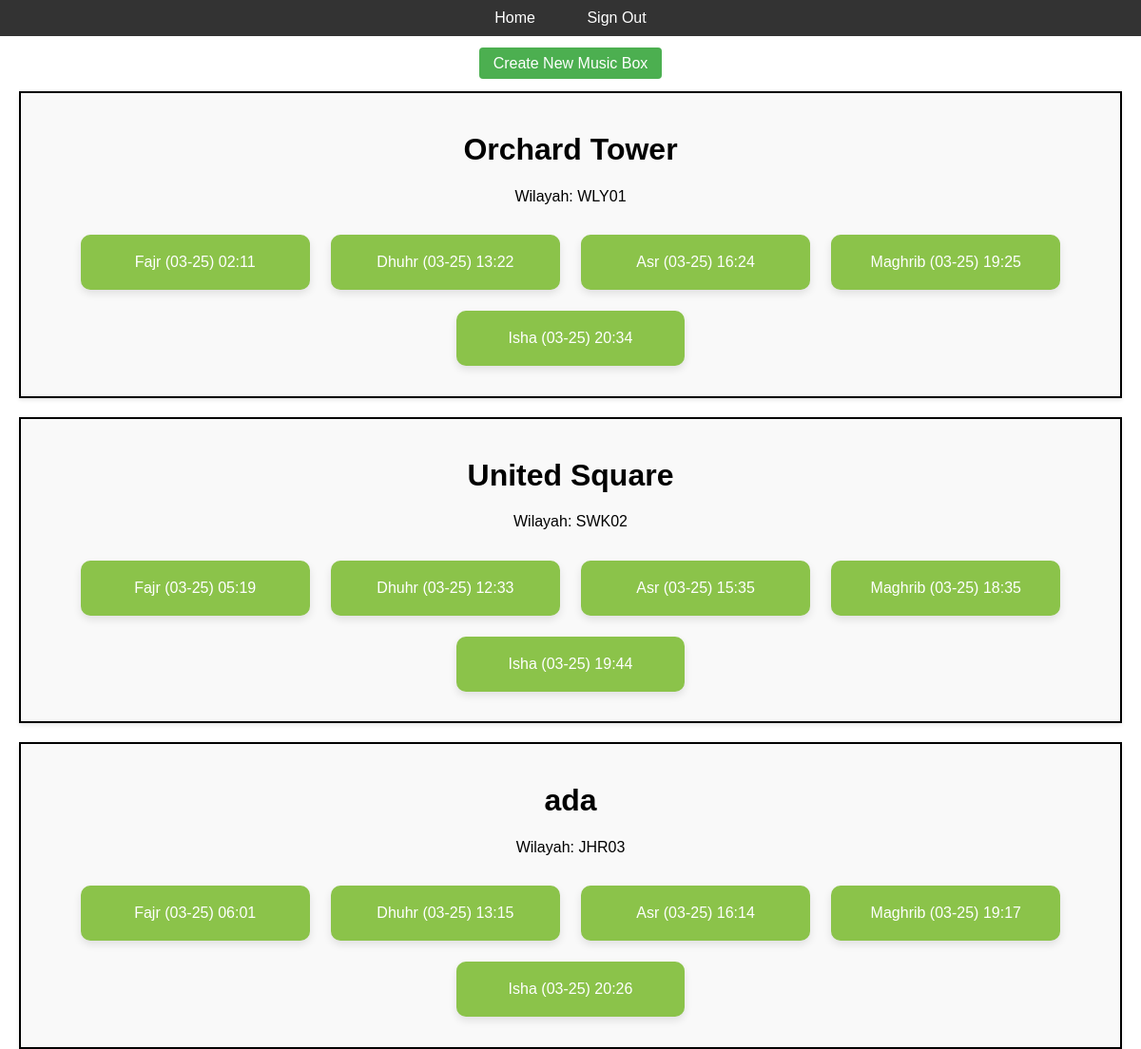
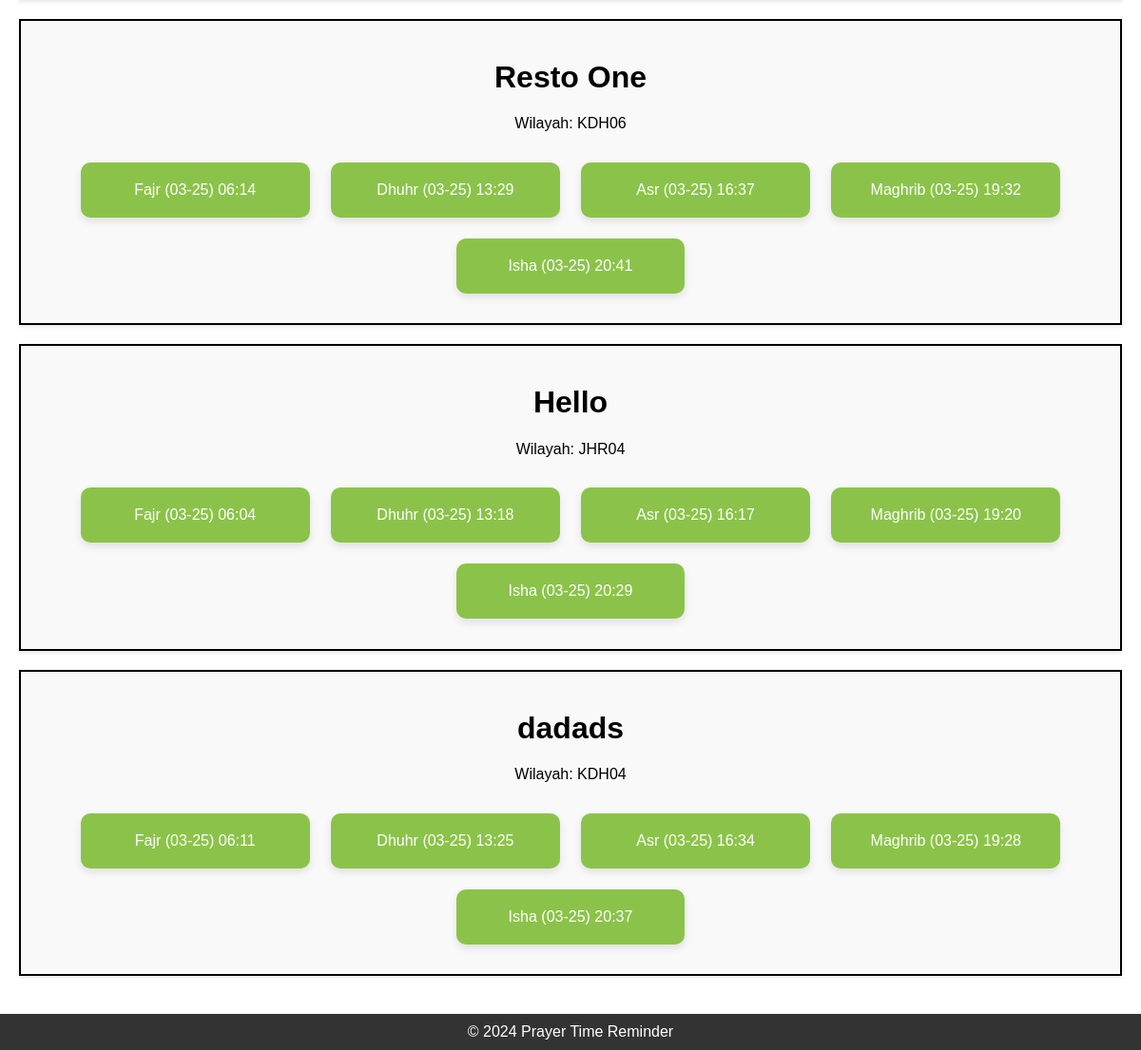
Screenshot of / (signed in) with the database file from the repository (2 pictures, top to bottom).
### tables this page shows
CREATE TABLE IF NOT EXISTS `box` (
  `box_id` int NOT NULL AUTO_INCREMENT,
  `box_name` varchar(255) NOT NULL,
  `prayerzone` varchar(10) NOT NULL,
  `subs_id` int DEFAULT NULL,
  `status` enum('private','public') NOT NULL DEFAULT 'private',
  `created_at` timestamp NULL DEFAULT CURRENT_TIMESTAMP,
  `updated_at` timestamp NULL DEFAULT CURRENT_TIMESTAMP ON UPDATE CURRENT_TIMESTAMP,
  `deleted_at` timestamp NULL DEFAULT NULL,
  PRIMARY KEY (`box_id`),
  KEY `subs_id` (`subs_id`)
);

CREATE TABLE IF NOT EXISTS `song` (
  `song_id` int NOT NULL AUTO_INCREMENT,
  `song_title` varchar(255) NOT NULL,
  `subs_id` int NOT NULL,
  `box_id` int NOT NULL,
  `prayerzone` varchar(10) NOT NULL,
  `prayertimedate` date NOT NULL,
  `prayertimeseq` int NOT NULL,
  `prayertime` time NOT NULL,
  `status` enum('scheduled','played','skipped','error') NOT NULL DEFAULT 'scheduled',
  `created_at` timestamp NULL DEFAULT CURRENT_TIMESTAMP,
  `updated_at` timestamp NULL DEFAULT CURRENT_TIMESTAMP ON UPDATE CURRENT_TIMESTAMP,
  `deleted_at` timestamp NULL DEFAULT NULL,
  PRIMARY KEY (`song_id`),
  UNIQUE KEY `unique_prayer_time` (`box_id`,`prayertimedate`,`prayertimeseq`),
  KEY `subs_id` (`subs_id`)
);

### controllers/PrayerController.php (called while the page is built, shortened)
<?php
class PrayerController
{
    private $model;
    public function __construct()
    {
        $this->model = new PrayerModel();
    }
    public function index()
    {
        if (isset($_SESSION['user_id'])) {
            $userId = $_SESSION['user_id'];
            $boxesWithPrayers = $this->model->getBoxPrayersForToday($userId);
            $data = ['boxes' => $boxesWithPrayers];
        } else {
            $data = [];
        }
        $resources = [];
        $this->view('home/index', $data, $resources);
    }
}

### index.php (called while the page is built, shortened)
<?php
$router = new Router();
$router->register('/', function () {
    $controller = new PrayerController();
    $controller->index();
});
$router->register('/subscriber', function () {
    $controller = new SubscriberController();
    $controller->index();
});
$router->register('/login', function () {
    $controller = new SubscriberController();
    $controller->login();
});
$router->register('/signout', function () {
    $controller = new SubscriberController();
    $controller->signOut();
});
$router->register('/create', function () {
    $controller = new BoxController();
    $controller->create();
});
$router->register('/update-prayer-time', function () {
    $controller = new PrayerController();
    $controller->updatePrayerTimes();
});
$router->resolve();

### utils/Env.php (called while the page is built, shortened)
<?php
class Env {
    public static function base_url($path = '') {
        $base_path = rtrim($_ENV['BASE_PATH'], '/');
        $formattedPath = ltrim($path, '/');
        if (substr($formattedPath, 0, strlen($base_path)) !== $base_path) {
            return $base_path . '/' . $formattedPath;
        } else {
            return '/' . $formattedPath;
        }
    }
}

### models/PrayerModel.php (called while the page is built, shortened)
<?php
class PrayerModel
{
    public function getBoxPrayersForToday($userId)
    {
        $conn = Database::getConnection();
        $today = date('Y-m-d');
        $boxesQuery = '
            SELECT box_id, box_name, prayerzone
            FROM box
            WHERE subs_id = :user_id
        ';
        $stmtBoxes = $conn->prepare($boxesQuery);
        $stmtBoxes->bindParam(':user_id', $userId, \PDO::PARAM_INT);
        $stmtBoxes->execute();
        $allBoxes = $stmtBoxes->fetchAll(\PDO::FETCH_ASSOC);
        $prayerQuery = "
            SELECT song_title, prayertime, prayertimedate
            FROM song
            WHERE box_id = :box_id AND prayertimedate = :today AND status = 'scheduled'
            ORDER BY created_at DESC, prayertime ASC
        ";
        $stmtPrayers = $conn->prepare($prayerQuery);
        $stmtPrayers->bindParam(':today', $today);
        foreach ($allBoxes as $key => $box) {
            $stmtPrayers->bindParam(':box_id', $box['box_id'], \PDO::PARAM_INT);
            $stmtPrayers->execute();
            $prayers = $stmtPrayers->fetchAll(\PDO::FETCH_ASSOC);
            $allBoxes[$key]['prayers'] = $prayers;
        }
        return $allBoxes;
    }
}

### views/home/index.php (the view, shortened to what this page needs)
<div class="prayer-times-wrapper">
    <?php if (isset($_SESSION['user_id'])) { ?>
        <a href="<?php echo \Utils\Env::base_url('/create'); ?>" class="subscribe-button">Create New Music Box</a>
        <?php if (!empty($data['boxes'])) { ?>
            <?php foreach ($data['boxes'] as $box) { ?>
                <div class="music-box" id="box-<?php echo $box['box_id']; ?>">
                    <header class="prayer-header">
                        <h1><?php echo htmlspecialchars($box['box_name']); ?></h1>
                        <p>Wilayah: <?php echo htmlspecialchars($box['prayerzone']); ?></p>
                    </header>
                    <div class="prayer-times">
                        <?php foreach ($box['prayers'] as $prayer) { ?>
                            <div class="prayer-time">
                            <?php
                            $prayerDate = DateTime::createFromFormat('Y-m-d', $prayer['prayertimedate']);
                            $formattedDate = $prayerDate ? $prayerDate->format('m-d') : '';
                            $prayerTime = DateTime::createFromFormat('H:i:s', $prayer['prayertime']);
                            $formattedTime = $prayerTime ? $prayerTime->format('H:i') : '';
                            ?>
<span><?php echo htmlspecialchars($prayer['song_title']); ?> (<?php echo $formattedDate; ?>) <?php echo $formattedTime; ?></span>
                            </div>
                        <?php } ?>
                    </div>
                </div>
            <?php } ?>
        <?php } else { ?>
            <div class="subscribe-prompt">
                <h2>No Music Boxes Found</h2>
            </div>
        <?php } ?>
    <?php } ?>
</div>

### utils/Router.php (shortened to what this page needs)
<?php
class Router
{
    private $routes = [];
    public function register($uri, $callback)
    {
        $this->routes[$uri] = $callback;
    }
    public function resolve()
    {
        $basePath = trim(getenv('BASE_PATH'), '/');
        $requestURI = trim(parse_url($_SERVER['REQUEST_URI'], PHP_URL_PATH), '/');
        if (substr($requestURI, 0, strlen($basePath)) == $basePath) {
            $requestURI = substr($requestURI, strlen($basePath));
        }
        $requestURI = '/'.trim($requestURI, '/');
        if (array_key_exists($requestURI, $this->routes)) {
            call_user_func($this->routes[$requestURI]);
        } else {
            http_response_code(404);
            echo '404 Not Found';
        }
    }
}

### controllers/ViewLoaderTrait.php (shortened to what this page needs)
<?php
trait ViewLoaderTrait
{
    private function view($viewPath, $data = [], $resources = [])
    {
        $headerData = isset($resources['header']) ? $resources['header'] : [];
        $this->loadViewPart('template/header', $headerData);
        $this->loadViewPart($viewPath, $data);
        $footerData = isset($resources['footer']) ? $resources['footer'] : [];
        $this->loadViewPart('template/footer', $footerData);
    }
    private function loadViewPart($viewPath, $data = [])
    {
        $filePath = __DIR__.'/../views/'.$viewPath.'.php';
        if (file_exists($filePath)) {
            extract($data);
            require $filePath;
        } else {
            header('HTTP/1.0 404 Not Found');
            echo "View part not found: {$viewPath}";
        }
    }
}

### views/template/header.php (shortened to what this page needs)
<!DOCTYPE html>
<html lang="en">
<head>
    <link rel="stylesheet" href="assets/css/style.css">
</head>
<body>
<div class="site-content">
<nav class="navigation">
    <ul>
        <li><a href="<?= \Utils\Env::base_url('/'); ?>">Home</a></li>
        <li>
            <?php if (isset($_SESSION['user_id'])): ?>
                <a href="<?= \Utils\Env::base_url('/signout'); ?>">Sign Out</a>
            <?php else: ?>
                <a href="<?= \Utils\Env::base_url('/subscriber'); ?>">Sign Up</a>
            <?php endif; ?>
        </li>
    </ul>
</nav>

### views/template/footer.php (shortened to what this page needs)
<footer class="footer site-footer">
    <p>&copy; <?php echo date("Y"); ?> Prayer Time Reminder</p>
</footer>
</div>
</body>
</html>

### assets/css/style.css (style rules this page uses)
body, html { margin: 0; padding: 0; font-family: Arial, sans-serif; height: 100%; }
body { display: flex; flex-direction: column; }
.site-content { flex: 1; display: flex; flex-direction: column; }
.site-footer { margin-top: auto; }
.navigation { background: #333; color: white; padding: 10px 0; text-align: center; }
.navigation ul { list-style: none; padding: 0; margin: 0; }
.navigation ul li { display: inline-block; margin: 0 10px; }
.navigation ul li a { color: white; text-decoration: none; padding: 8px 15px; border-radius: 5px; transition: background-color 0.3s ease; }
.music-box { border: 2px solid #000; padding: 20px; margin: 20px 0; background: #f9f9f9; box-shadow: 0 2px 4px rgba(0,0,0,0.1); }
.prayer-times-wrapper { text-align: center; padding: 20px; }
.prayer-header { margin-bottom: 20px; }
.prayer-times { display: flex; justify-content: center; flex-wrap: wrap; }
.prayer-time { width: 18%; margin: 1%; background: #8bc34a; padding: 20px; box-shadow: 0 4px 8px rgba(0,0,0,0.1); border-radius: 10px; color: white; }
.footer { background: #333; color: white; text-align: center; padding: 10px 0; position: relative; width: 100%; flex-shrink: 0; }
.footer p { margin: 0; }
.subscribe-button { padding: 8px 15px; background-color: #4CAF50; color: white; text-decoration: none; border: none; border-radius: 4px; cursor: pointer; }
@media (min-width: 768px) { .prayer-time { flex-wrap: nowrap !important; } }

### rows the page displays
box: box_name "Orchard Tower", prayerzone "WLY01"
song: song_title "Fajr", prayertimedate "03-25", prayertime "02:11"
song: song_title "Dhuhr", prayertimedate "03-25", prayertime "13:22"
song: song_title "Asr", prayertimedate "03-25", prayertime "16:24"
song: song_title "Maghrib", prayertimedate "03-25", prayertime "19:25"
song: song_title "Isha", prayertimedate "03-25", prayertime "20:34"
box: box_name "United Square", prayerzone "SWK02"
song: song_title "Fajr", prayertimedate "03-25", prayertime "05:19"
song: song_title "Dhuhr", prayertimedate "03-25", prayertime "12:33"
song: song_title "Asr", prayertimedate "03-25", prayertime "15:35"
song: song_title "Maghrib", prayertimedate "03-25", prayertime "18:35"
song: song_title "Isha", prayertimedate "03-25", prayertime "19:44"
box: box_name "ada", prayerzone "JHR03"
song: song_title "Fajr", prayertimedate "03-25", prayertime "06:01"
song: song_title "Dhuhr", prayertimedate "03-25", prayertime "13:15"
song: song_title "Asr", prayertimedate "03-25", prayertime "16:14"
song: song_title "Maghrib", prayertimedate "03-25", prayertime "19:17"
song: song_title "Isha", prayertimedate "03-25", prayertime "20:26"
box: box_name "Resto One", prayerzone "KDH06"
song: song_title "Fajr", prayertimedate "03-25", prayertime "06:14"
song: song_title "Dhuhr", prayertimedate "03-25", prayertime "13:29"
song: song_title "Asr", prayertimedate "03-25", prayertime "16:37"
song: song_title "Maghrib", prayertimedate "03-25", prayertime "19:32"
song: song_title "Isha", prayertimedate "03-25", prayertime "20:41"
box: box_name "Hello", prayerzone "JHR04"
song: song_title "Fajr", prayertimedate "03-25", prayertime "06:04"
song: song_title "Dhuhr", prayertimedate "03-25", prayertime "13:18"
song: song_title "Asr", prayertimedate "03-25", prayertime "16:17"
song: song_title "Maghrib", prayertimedate "03-25", prayertime "19:20"
song: song_title "Isha", prayertimedate "03-25", prayertime "20:29"
box: box_name "dadads", prayerzone "KDH04"
song: song_title "Fajr", prayertimedate "03-25", prayertime "06:11"
song: song_title "Dhuhr", prayertimedate "03-25", prayertime "13:25"
song: song_title "Asr", prayertimedate "03-25", prayertime "16:34"
song: song_title "Maghrib", prayertimedate "03-25", prayertime "19:28"
song: song_title "Isha", prayertimedate "03-25", prayertime "20:37"
